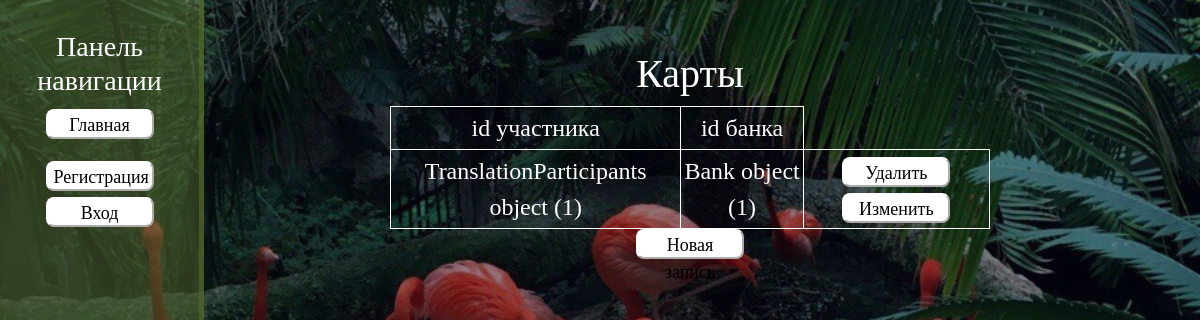
The page /output/1 on the database its author committed.
### main/models.py (models this page shows, shortened)
class Card(models.Model):
    STATUS_CHOICES = (
        ('draft', 'Draft'),
        ('published', 'Published'),
    )
    participant_id = models.ForeignKey(TranslationParticipants, on_delete=models.CASCADE)
    bank_id = models.ForeignKey(Bank, on_delete=models.CASCADE)

class TranslationParticipants(models.Model):
    STATUS_CHOICES = (
        ('draft', 'Draft'),
        ('published', 'Published'),
    )
    name = models.CharField(max_length=30)
    surname = models.CharField(max_length=30)
    patronymic = models.CharField(max_length=30)
    phone_number = models.CharField(max_length=11)
    operation = models.CharField(max_length=30)

class Bank(models.Model):
    STATUS_CHOICES = (
        ('draft', 'Draft'),
        ('published', 'Published'),
    )
    name = models.CharField(max_length=30)
    state_or_private = models.CharField(max_length=30)
    address = models.CharField(max_length=30)

### main/views.py (the view)
# urls.py: path('output/<int:idx>', views.output, name='output'),
def output(request, idx):
    paths = ['TranslationParticipants/trans_participants.html', 'Card/card.html', 'Operations/operations.html',
             'PersonalData/personal_data.html', 'Translations/translation.html', 'Bank/bank.html']
    models = [TranslationParticipants, Card, Operations, PersonalData, Translation, Bank]
    attributes = models[idx].objects.all()
    return render(request, 'main/' + paths[idx],
                  {'attributes': attributes, 'role': get_role(request.user)})

### main/views.py (called while the page is built, shortened)
def get_role(user):
    template = ""
    return template

### main/templates/main/Card/card.html
{% extends 'main/navigation.html' %}
{% block content %}
    <div class="features">
        <h1>Карты</h1>
        <table align="center">
        <tr>
          <td align="center">id участника</td>
          <td align="center">id банка</td>
          </tr>
        {% for el in attributes %}
            <tr>
                <td>{{ el.participant_id }}</td>
                <td>{{ el.bank_id }}</td>
                <td><a href="{% url 'delete_check' pk=el.id idx=1 %}"><button>Удалить</button></a>
                <a href="{% url 'update_card' el.id %}"><button>Изменить</button></a></td>
             </tr>
        {% endfor %}
        </table>
        <a href="{% url 'create' idx=1 %}"><li><button>Новая запись</button></li></a>
    </div>
{% endblock %}

### main/static/main/css/main.css (style rules this page uses)
body { background: linear-gradient(rgba(0,0,0,0.4), rgba(0,0,0,0.4)), url('../img/bgrnd.jpg'); background-repeat: no-repeat; background-size: cover; background-attachment: fixed; background-position: top; color: #fff; font-family: Gabriola; font-size: 2vw; }
main .features { float: left; margin-left: 20vw; margin-top: 50px; text-align: center; width: 75%; }
TABLE { width: 50vw; border-collapse: collapse; }
TD, TH { padding: 3px; border: 1px solid white; }
li { list-style-type: none; }
button { font-size: 1.5vw; width: 9vw; height: 2.5vw; text-align: center; border-radius: 8px; border-color: white; background-color: white; font-family: Gabriola; }

### rows shown on the page
Card: participant_id "TranslationParticipants object (1)", bank_id "Bank object (1)"
